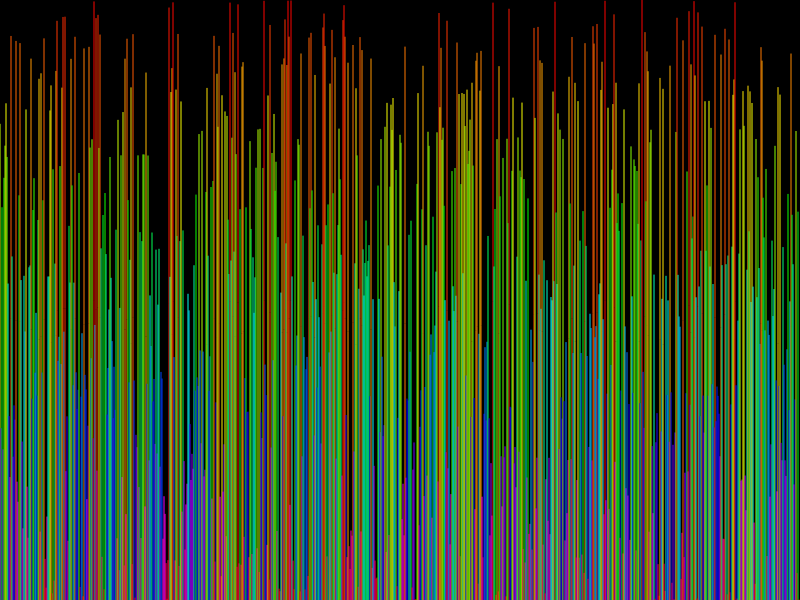
Frame 1 (no input)
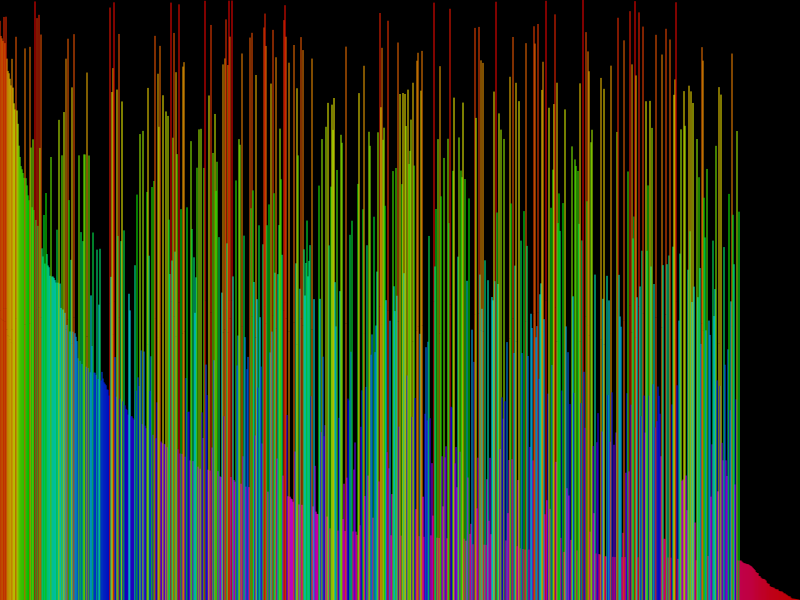
Frame 60 (no input)
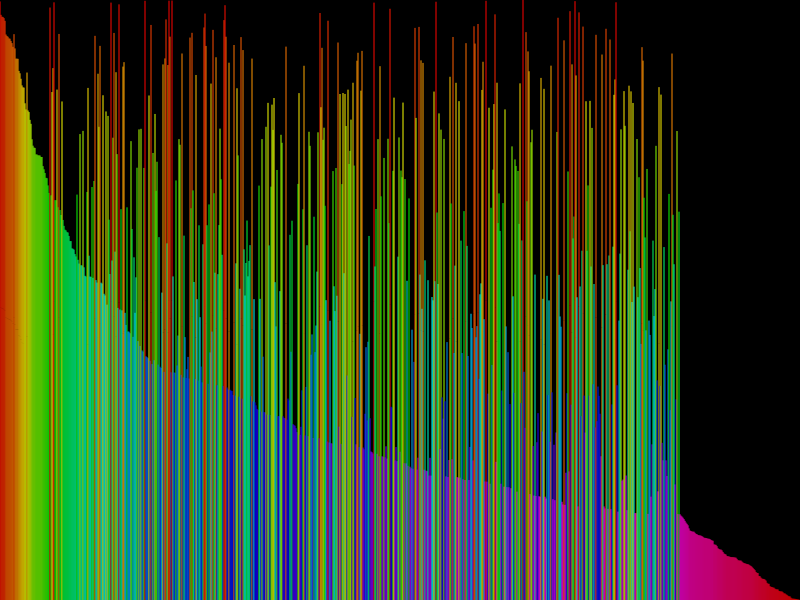
Frame 120 (the mouse pressed at the canvas centre since frame 60)

The p5.js sketch that drew these frames (run headless with seeded random() and noise() and a simulated clock; from frame 60 on, the mouse is pressed at the canvas centre):

// p5.js sketch
// ── sketch.js
let nums = [];
let cols = [];
function setup() {
	createCanvas(800, 600);
	colorMode(HSB, 1);
	for (let i = 0; i < width; i++) {
		nums.push(random()*height);
		cols.push([nums[i]/height, 1, 1]);
	}
}

function draw() {
	background(0);
	BubbleStep();
	for (let i = 0; i < nums.length; i++) {
		stroke(cols[i][0], cols[i][1], cols[i][2], cols[i][3]);
		line(i, height, i, nums[i]);
	}
}

function BubbleStep () {
	for (let i = 0; i < nums.length-1; i++) {
		if (nums[i] > nums[i+1]) {
			let temp = nums[i];
			nums[i] = nums[i+1];
			nums[i+1] = temp;
			let tempcol = cols[i];
			cols[i] = cols[i+1];
			cols[i+1] = tempcol;
		}
	}
}
